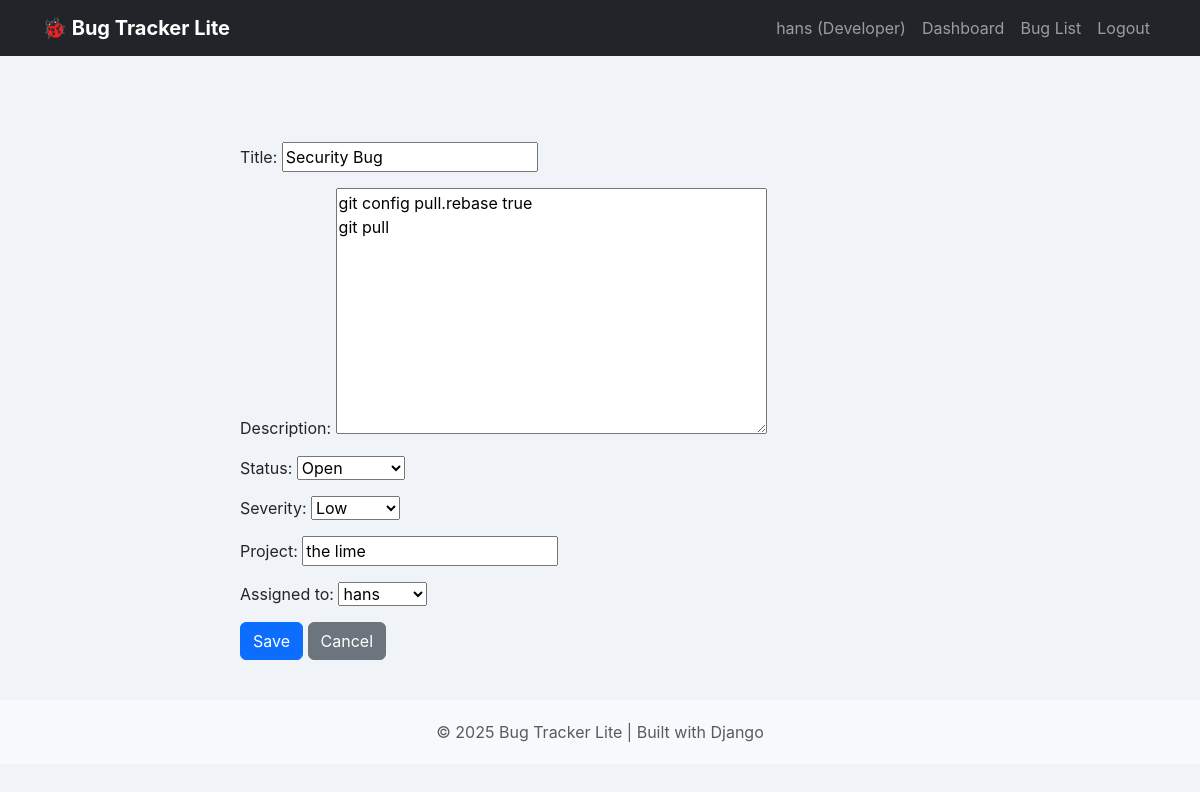
/bug_update/8/ (signed in), run on the app's committed database.
### bugs/models.py (models this page shows, shortened)
class UserProfile(models.Model):
    ROLE_CHOICES = (
        ('Reporter', 'Reporter'),
        ('Developer', 'Developer'),
    )
    user = models.OneToOneField(User, on_delete=models.CASCADE)
    role = models.CharField(max_length=20, choices=ROLE_CHOICES)

class BugReport(models.Model):
    STATUS_CHOICES = [
        ('Open', 'Open'),
        ('In Progress', 'In Progress'),
        ('Resolved', 'Resolved'),
    ]
    SEVERITY_CHOICES = [
        ('Low', 'Low'),
        ('Medium', 'Medium'),
        ('High', 'High'),
        ('Critical', 'Critical'),
    ]
    title = models.CharField(max_length=200)
    description = models.TextField()
    status = models.CharField(max_length=15, choices=STATUS_CHOICES, default='Open')
    severity = models.CharField(max_length=10, choices=SEVERITY_CHOICES)
    project = models.CharField(max_length=100)
    assigned_to = models.ForeignKey(User, on_delete=models.SET_NULL, null=True, blank=True)
    reporter = models.ForeignKey(User, on_delete=models.CASCADE, default=get_default_reporter, related_name='reported_bugs')
    created_at = models.DateTimeField(auto_now_add=True)

### bugs/views.py (the view)
# urls.py: path('bug_update/<int:pk>/', views.bug_update, name='bug_update'),
@login_required
def bug_update(request, pk):
    bug = get_object_or_404(BugReport, pk=pk)
    form = BugReportForm(request.POST or None, instance=bug)
    if form.is_valid():
        form.save()
        return redirect('bug_list')
    return render(request, 'bugs/bug_form.html', {'form': form})

### bugs/forms.py
class BugReportForm(forms.ModelForm):
    class Meta:
        model = BugReport
        fields = ['title', 'description', 'status', 'severity', 'project', 'assigned_to']

### templates/bugs/bug_form.html (shortened to what this page needs)
{% extends 'base.html' %}
{% block content %}
<div class="container mt-5 col-md-8">
    <form method="post">
        {{ form.as_p }}
        <button type="submit" class="btn btn-primary">Save</button>
        <a href="{% url 'bug_list' %}" class="btn btn-secondary">Cancel</a>
    </form>
</div>
{% endblock %}

### templates/base.html (shortened to what this page needs)
<!DOCTYPE html>
<html lang="en">
<head>
    <link href="https://cdn.jsdelivr.net/npm/bootstrap@5.3.3/dist/css/bootstrap.min.css" rel="stylesheet">
</head>
<body>
    <nav class="navbar navbar-expand-lg navbar-dark bg-dark fixed-top">
        <div class="container">
            <a class="navbar-brand" href="{% url 'home' %}">🐞 Bug Tracker Lite</a>
            <div class="collapse navbar-collapse" id="navbarResponsive">
                <ul class="navbar-nav ms-auto">
                    {% if user.is_authenticated %}
                    <li class="nav-item">
                        <span class="nav-link">
                            {{ user.username }} ({{ user.userprofile.role }})
                        </span>
                    </li>
                    <li class="nav-item">
                        <a class="nav-link" href="{% url 'dashboard' %}">Dashboard</a>
                    </li>
                    <li class="nav-item">
                        <a class="nav-link" href="{% url 'bug_list' %}">Bug List</a>
                    </li>
                    <li class="nav-item">
                        <form method="post" action="{% url 'logout' %}">
                            <button type="submit" class="nav-link btn btn-link text-decoration-none">Logout</button>
                        </form>
                    </li>
                    {% endif %}
                </ul>
            </div>
        </div>
    </nav>
    <main class="container">
        {% block content %}
        {% endblock %}
    </main>
    <footer>
        <div class="container">
            <p class="text-muted mb-0">&copy; 2025 Bug Tracker Lite | Built with Django</p>
        </div>
    </footer>
</body>
</html>

### templates/base.html (style rules this page uses)
body { background-color: #f0f4f8; font-family: 'Inter', sans-serif; padding-top: 70px; }
.navbar { background-color: #343a40; }
.container { margin-top: 0px; padding-bottom: 0px; overflow-x: auto; }
.navbar-brand { font-weight: bold; }
footer { margin-top: 40px; padding: 20px 0; background-color: #f8f9fa; text-align: center; }

### data on the page
BugReport: title "Security Bug", description "git config pull.rebase true git pull", status "Open", severity "Low", project "the lime", assigned_to "hans"

### other printed values
{{ user.username }} "hans"
{{ user.userprofile.role }} "Developer"
